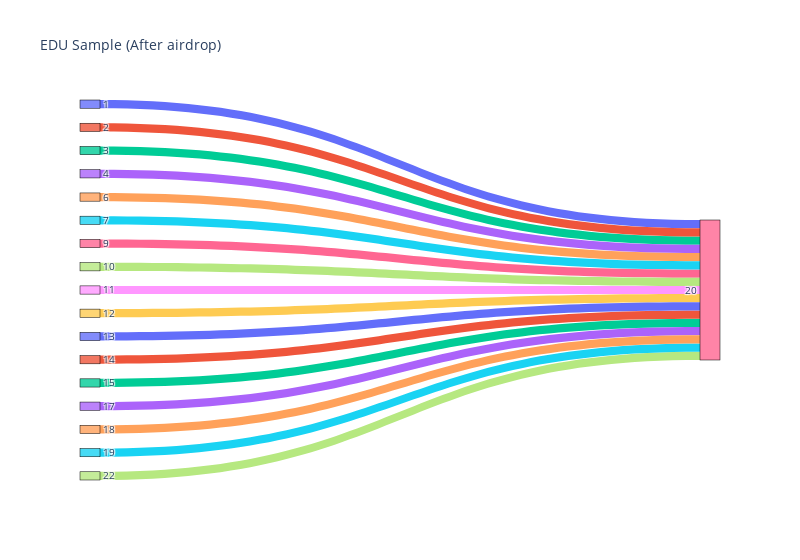

Write notebook code for a chart like this one.
### Code cell
df = visual_after_commu[["from_index", "to_index", "visual_value"]].copy()

# Create a list of unique nodes
nodes = list(set(df["from_index"]) | set(df["to_index"]))

# Create a mapping from node labels to indices
node_indices = {node: i for i, node in enumerate(nodes)}

# Map from_index and to_index to indices
df["from_index"] = df["from_index"].map(node_indices)
df["to_index"] = df["to_index"].map(node_indices)

# Define colors for each node
colors = px.colors.qualitative.Plotly

# Assign colors based on from_index
link_colors = [colors[i % len(colors)] for i in df["from_index"]]

# Create the chord diagram
fig = go.Figure(
    data=go.Sankey(
        node=dict(
            pad=15, thickness=20, line=dict(color="black", width=0.5), label=nodes
        ),
        link=dict(
            source=df["from_index"],
            target=df["to_index"],
            value=df["visual_value"],
            color=link_colors,
        ),
    )
)

# annotations = [
#     dict(
#         x=1,
#         y=1 - 0.05 * i,
#         xref="paper",
#         yref="paper",
#         text=f"<b>{node}</b>: {index_to_wallet[node]}",
#         showarrow=False,
#         align="left",
#     )
#     for i, node in enumerate(nodes)
# ]


# Update layout for better appearance
fig.update_layout(
    title_text="EDU Sample (After airdrop)",
    font_size=10,
    width=800,
    # annotations=annotations,
)

# Display the plot
fig.show()

### Figure 1 — Plotly figure (JSON) as saved in the notebook; plotly's stock layout.template omitted (floating-point values rounded to 4 significant figures)
{"data": [{"link": {"color": ["#FECB52", "#00CC96", "#B6E880", "#636EFA", "#EF553B", "#FF97FF", "#00CC96", "#FF6692", "#FFA15A", "#19D3F3", "#EF553B", "#AB63FA", "#19D3F3", "#B6E880", "#AB63FA", "#636EFA", "#FFA15A"], "source": [9, 2, 17, 0, 1, 8, 12, 6, 4, 5, 11, 3, 15, 7, 13, 10, 14], "target": [16, 16, 16, 16, 16, 16, 16, 16, 16, 16, 16, 16, 16, 16, 16, 16, 16], "value": [1, 1, 1, 1, 1, 1, 1, 1, 1, 1, 1, 1, 1, 1, 1, 1, 1]}, "node": {"label": [1, 2, 3, 4, 6, 7, 9, 10, 11, 12, 13, 14, 15, 17, 18, 19, 20, 22], "line": {"color": "black", "width": 0.5}, "pad": 15, "thickness": 20}, "type": "sankey"}], "layout": {"font": {"size": 10}, "title": {"text": "EDU Sample (After airdrop)"}, "width": 800}}
